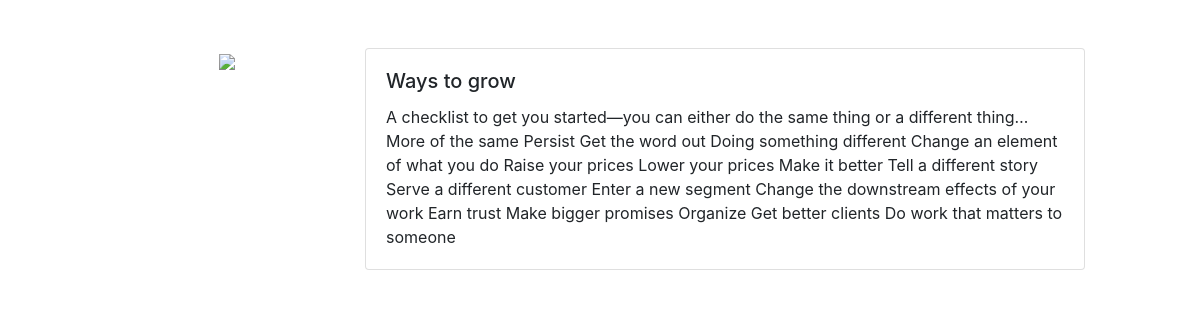
Page /blog/ways-to-grow on the committed database.
### blog/models.py (models this page shows, shortened)
class BlogPost(models.Model):
    author = models.ForeignKey(User, default=1, null=True, on_delete=models.SET_NULL)
    title = models.CharField(max_length=120)
    content = models.TextField(null=True, blank=True)
    slug = models.SlugField(unique=True)

### blog/views.py (the view)
# urls.py: path('<str:slug>', views.blogpost),
def blogpost(request, slug):
    template_name = 'blog/blogpost.html'
    blogpost_obj = get_object_or_404(BlogPost,slug=slug)
    context = {"object": blogpost_obj}
    return render(request, template_name, context)

### blog/templates/blog/blogpost.html
{% extends 'main_left_sidebar.html' %}
{% block content %}
    {% include 'blog/list_inline.html' with blog_post=object truncate=False detail=True %}
{% endblock content %}
{% block sidebar %}
    <div class="row">
        <div class="col-md-2 mx-auto">
                <img src='https://buyerclub.in/wp-content/uploads/2019/10/Logo.png' width="150px" />
        </div>
    </div>
{% endblock sidebar %}

### blog/templates/blog/list_inline.html (shortened to what this page needs)
<div class="card">
    <div class="card-body">
        <h5 class="card-title">{{blog_post.title}}</h5>
        {% if truncate %}
            <p class="card-text">{{blog_post.content|truncatewords:30}}</p>
        {% else %}
        <p class="card-text">{{blog_post.content}}</p>
        {% endif %}
    </div>
</div>

### rows in the picture
BlogPost: title "Ways to grow", content "A checklist to get you started—you can either do the same thing or a different thing… More of the same Persist Get the word out Doing something different Change an element of what you do Raise your prices Lower your prices Make it better Tell a different story Serve a different customer Enter a new segment Change the downstream effects of your work Earn trust Make bigger promises Organize Get better clients Do work that matters to someone"
